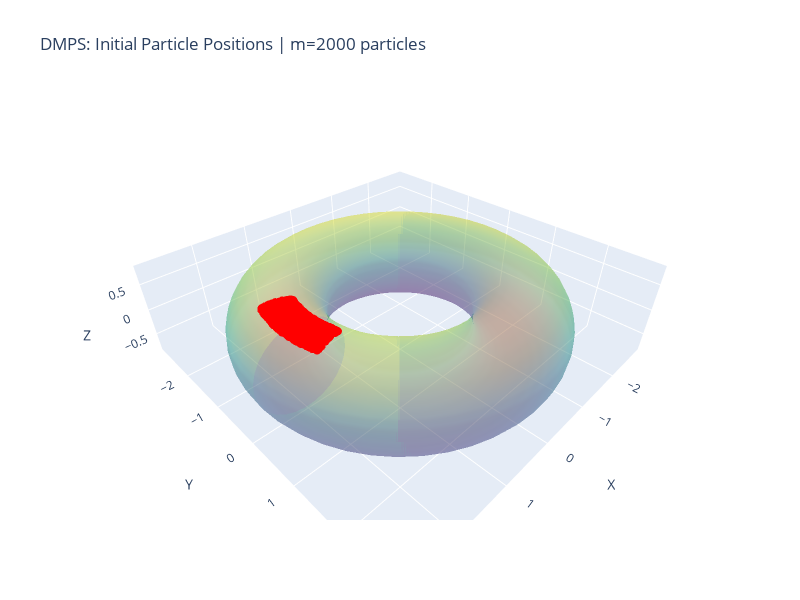
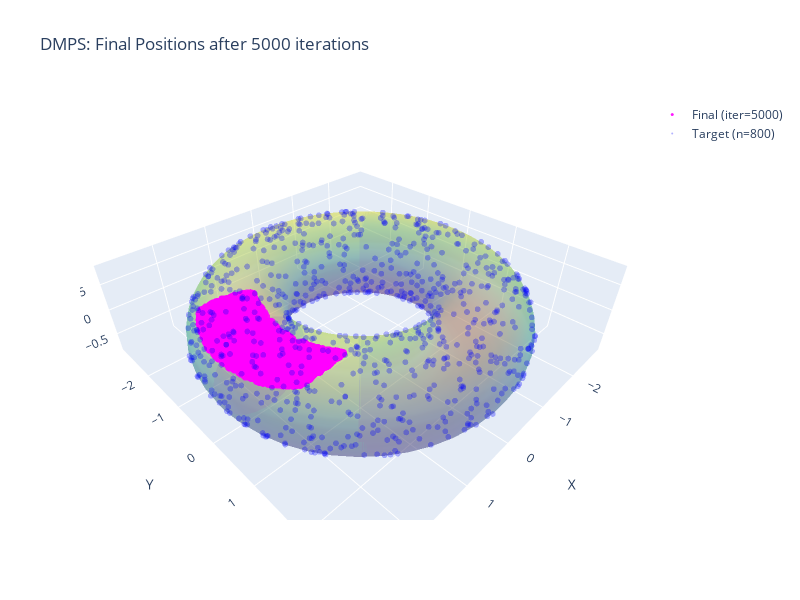

These figures' notebook cell, in order:
### Code cell
# ============ Interactive Plotly 3D Plots (can rotate!) ============
import plotly.graph_objects as go

# Create torus surface mesh for Plotly
theta_surf_p = np.linspace(0, 2 * np.pi, 50)
phi_surf_p = np.linspace(0, 2 * np.pi, 30)
THETA_P, PHI_P = np.meshgrid(theta_surf_p, phi_surf_p)
X_surf_p = (R + r * np.cos(PHI_P)) * np.cos(THETA_P)
Y_surf_p = (R + r * np.cos(PHI_P)) * np.sin(THETA_P)
Z_surf_p = r * np.sin(PHI_P)

# ============ Interactive Figure 1: Initial positions ============
fig_init = go.Figure()
fig_init.add_trace(go.Surface(
    x=X_surf_p, y=Y_surf_p, z=Z_surf_p,
    opacity=0.3, colorscale='Viridis', showscale=False, name='Torus'
))
fig_init.add_trace(go.Scatter3d(
    x=x_t[:, 0, 0], y=x_t[:, 1, 0], z=x_t[:, 2, 0],
    mode='markers', marker=dict(size=3, color='red', opacity=0.9),
    name=f'Initial (m={m})'
))
fig_init.update_layout(
    title=f'DMPS: Initial Particle Positions | m={m} particles',
    scene=dict(xaxis_title='X', yaxis_title='Y', zaxis_title='Z', aspectmode='data'),
    width=800, height=600
)
fig_init.write_html('figures/torus/dmps_initial_interactive.html', include_mathjax='cdn')
print("[SAVED] figures/torus/dmps_initial_interactive.html")
fig_init.show()

# ============ Interactive Figure 2: Final positions ============
fig_final = go.Figure()
fig_final.add_trace(go.Surface(
    x=X_surf_p, y=Y_surf_p, z=Z_surf_p,
    opacity=0.3, colorscale='Viridis', showscale=False, name='Torus'
))
fig_final.add_trace(go.Scatter3d(
    x=x_t[:, 0, -1], y=x_t[:, 1, -1], z=x_t[:, 2, -1],
    mode='markers', marker=dict(size=3, color='magenta', opacity=0.9),
    name=f'Final (iter={num_iter})'
))
# Also add target for comparison (semi-transparent)
fig_final.add_trace(go.Scatter3d(
    x=X_tar[:, 0], y=X_tar[:, 1], z=X_tar[:, 2],
    mode='markers', marker=dict(size=2, color='blue', opacity=0.3),
    name=f'Target (n={n})'
))
fig_final.update_layout(
    title=f'DMPS: Final Positions after {num_iter} iterations',
    scene=dict(xaxis_title='X', yaxis_title='Y', zaxis_title='Z', aspectmode='data'),
    width=800, height=600
)
fig_final.write_html('figures/torus/dmps_final_interactive.html', include_mathjax='cdn')
print("[SAVED] figures/torus/dmps_final_interactive.html")
fig_final.show()
print(f'DMPS Method')

### Figure 1 — Plotly figure (JSON) as saved in the notebook; plotly's stock layout.template omitted (floating-point values rounded to 4 significant figures; data arrays with more than 128 entries replaced by an {"elided": "..."} marker saying what was removed)
{"data": [{"colorscale": [[0, "#440154"], [0.1111, "#482878"], [0.2222, "#3e4989"], [0.3333, "#31688e"], [0.4444, "#26828e"], [0.5556, "#1f9e89"], [0.6667, "#35b779"], [0.7778, "#6ece58"], [0.8889, "#b5de2b"], [1, "#fde725"]], "name": "Torus", "opacity": 0.3, "showscale": false, "type": "surface", "x": {"elided": "30x50 float values"}, "y": {"elided": "30x50 float values"}, "z": {"elided": "30x50 float values"}}, {"marker": {"color": "red", "opacity": 0.9, "size": 3}, "mode": "markers", "name": "Initial (m=2000)", "type": "scatter3d", "x": {"elided": "2000 float values"}, "y": {"elided": "2000 float values"}, "z": {"elided": "2000 float values"}}], "layout": {"height": 600, "scene": {"aspectmode": "data", "xaxis": {"title": {"text": "X"}}, "yaxis": {"title": {"text": "Y"}}, "zaxis": {"title": {"text": "Z"}}}, "title": {"text": "DMPS: Initial Particle Positions | m=2000 particles"}, "width": 800}}

### Figure 2 — Plotly figure (JSON) as saved in the notebook; plotly's stock layout.template omitted (floating-point values rounded to 4 significant figures; data arrays with more than 128 entries replaced by an {"elided": "..."} marker saying what was removed)
{"data": [{"colorscale": [[0, "#440154"], [0.1111, "#482878"], [0.2222, "#3e4989"], [0.3333, "#31688e"], [0.4444, "#26828e"], [0.5556, "#1f9e89"], [0.6667, "#35b779"], [0.7778, "#6ece58"], [0.8889, "#b5de2b"], [1, "#fde725"]], "name": "Torus", "opacity": 0.3, "showscale": false, "type": "surface", "x": {"elided": "30x50 float values"}, "y": {"elided": "30x50 float values"}, "z": {"elided": "30x50 float values"}}, {"marker": {"color": "magenta", "opacity": 0.9, "size": 3}, "mode": "markers", "name": "Final (iter=5000)", "type": "scatter3d", "x": {"elided": "2000 float values"}, "y": {"elided": "2000 float values"}, "z": {"elided": "2000 float values"}}, {"marker": {"color": "blue", "opacity": 0.3, "size": 2}, "mode": "markers", "name": "Target (n=800)", "type": "scatter3d", "x": {"elided": "800 float values"}, "y": {"elided": "800 float values"}, "z": {"elided": "800 float values"}}], "layout": {"height": 600, "scene": {"aspectmode": "data", "xaxis": {"title": {"text": "X"}}, "yaxis": {"title": {"text": "Y"}}, "zaxis": {"title": {"text": "Z"}}}, "title": {"text": "DMPS: Final Positions after 5000 iterations"}, "width": 800}}
